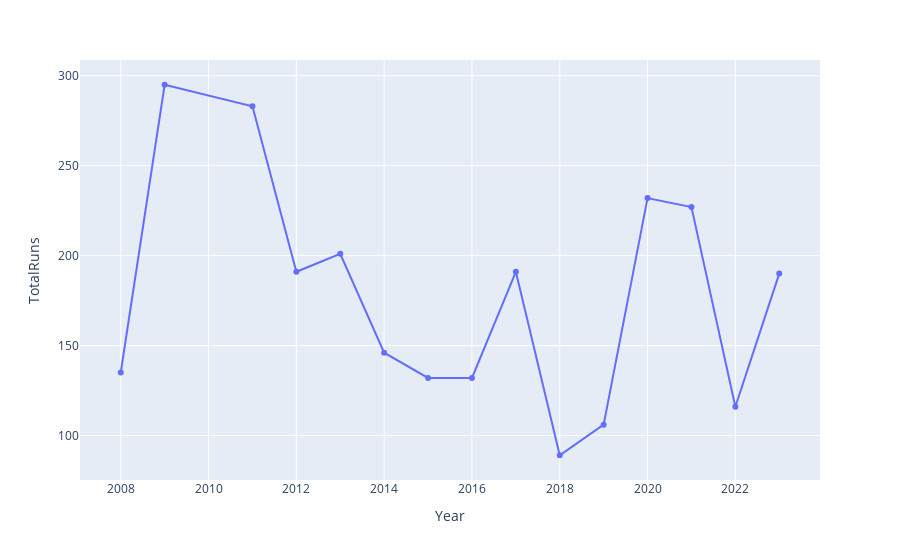

Notebook code for this chart:
### Code cell
fig = px.line(runs,x='Year',y='TotalRuns',markers=True)
fig.show()

### Figure 1 — Plotly figure (JSON) as saved in the notebook; plotly's stock layout.template omitted (floating-point values rounded to 4 significant figures)
{"data": [{"hovertemplate": "Year=%{x}<br>TotalRuns=%{y}<extra></extra>", "legendgroup": "", "line": {"color": "#636efa", "dash": "solid"}, "marker": {"symbol": "circle"}, "mode": "lines+markers", "name": "", "orientation": "v", "showlegend": false, "type": "scatter", "x": [2008, 2009, 2011, 2012, 2013, 2014, 2015, 2016, 2017, 2018, 2019, 2020, 2021, 2022, 2023], "xaxis": "x", "y": [135, 295, 283, 191, 201, 146, 132, 132, 191, 89, 106, 232, 227, 116, 190], "yaxis": "y"}], "layout": {"legend": {"tracegroupgap": 0}, "margin": {"t": 60}, "xaxis": {"anchor": "y", "domain": [0, 1], "title": {"text": "Year"}}, "yaxis": {"anchor": "x", "domain": [0, 1], "title": {"text": "TotalRuns"}}}}
